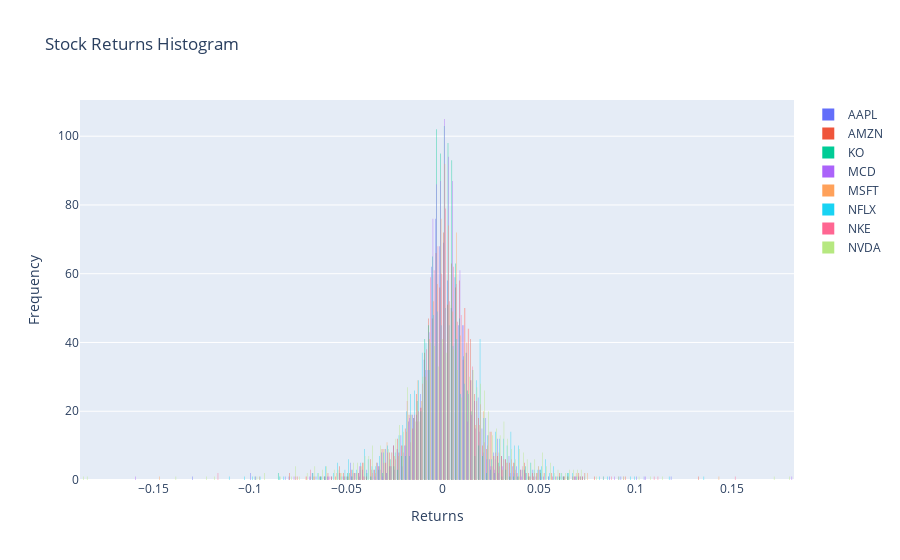

Source (notebook cell):
### Code cell
fig = go.Figure()

for col in df_rtn.columns:
    fig.add_trace(go.Histogram(x = df_rtn[col], name = col))

fig.update_layout(title = "Stock Returns Histogram", xaxis_title = "Returns",
                  yaxis_title = "Frequency")
fig.show()

### Figure 1 — Plotly figure (JSON) as saved in the notebook; plotly's stock layout.template omitted (floating-point values rounded to 4 significant figures; data arrays with more than 128 entries replaced by an {"elided": "..."} marker saying what was removed)
{"data": [{"name": "AAPL", "type": "histogram", "x": {"elided": "1007 float values"}}, {"name": "AMZN", "type": "histogram", "x": {"elided": "1007 float values"}}, {"name": "KO", "type": "histogram", "x": {"elided": "1007 float values"}}, {"name": "MCD", "type": "histogram", "x": {"elided": "1007 float values"}}, {"name": "MSFT", "type": "histogram", "x": {"elided": "1007 float values"}}, {"name": "NFLX", "type": "histogram", "x": {"elided": "1007 float values"}}, {"name": "NKE", "type": "histogram", "x": {"elided": "1007 float values"}}, {"name": "NVDA", "type": "histogram", "x": {"elided": "1007 float values"}}], "layout": {"title": {"text": "Stock Returns Histogram"}, "xaxis": {"title": {"text": "Returns"}}, "yaxis": {"title": {"text": "Frequency"}}}}
